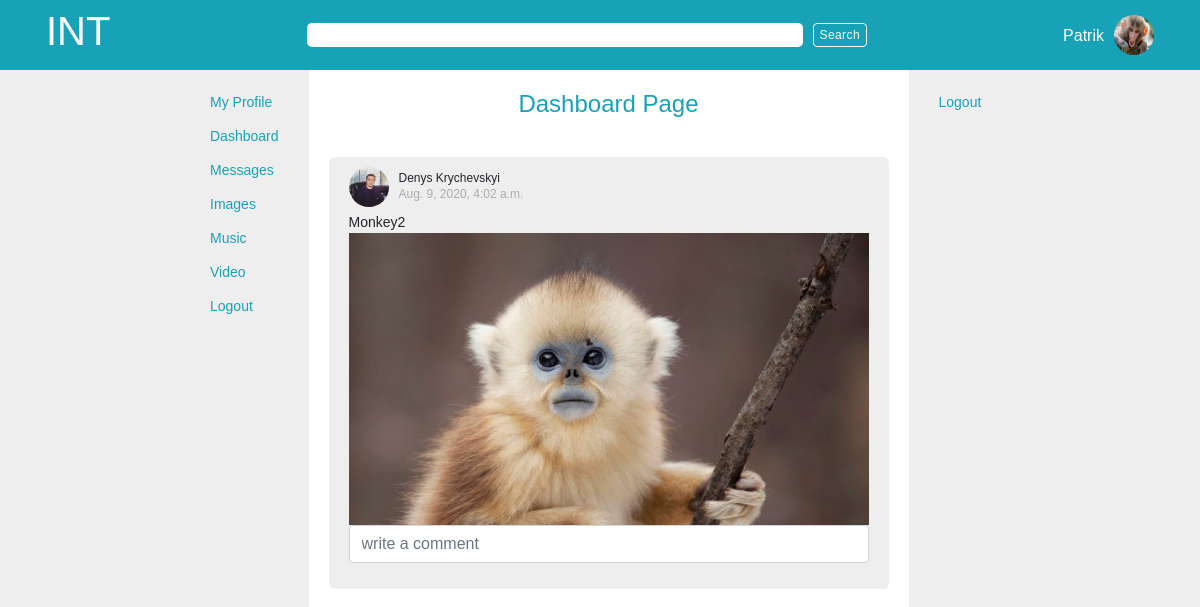
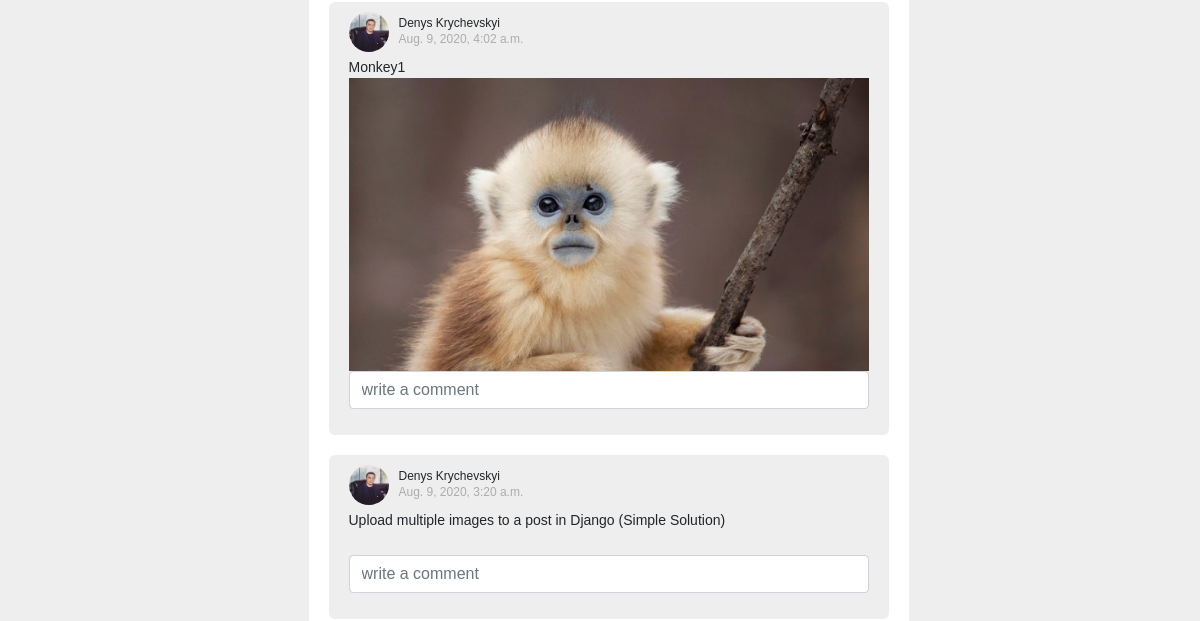
Before: /dashboard (signed in, upper part) with the older database file (2 pictures, top to bottom).
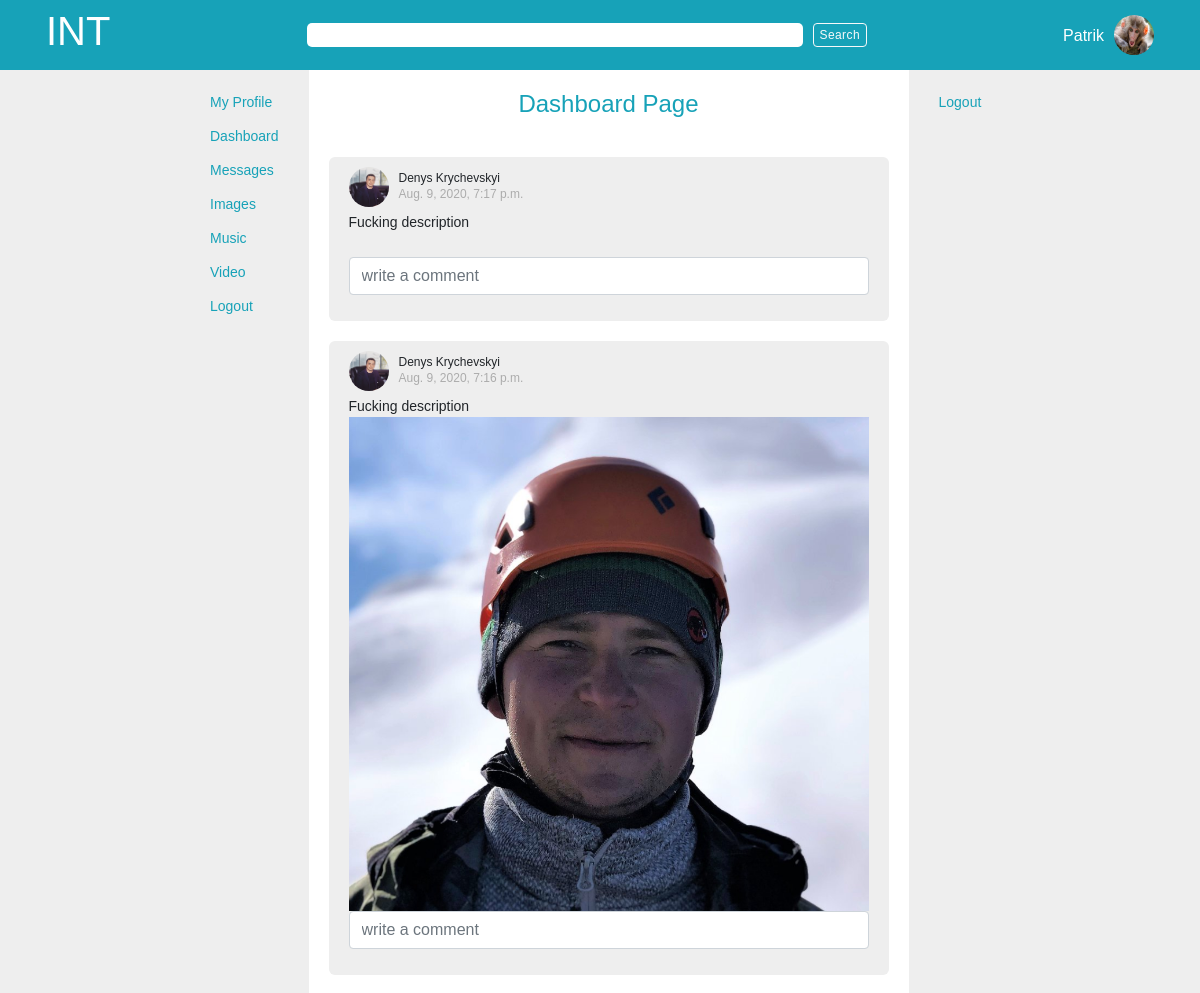
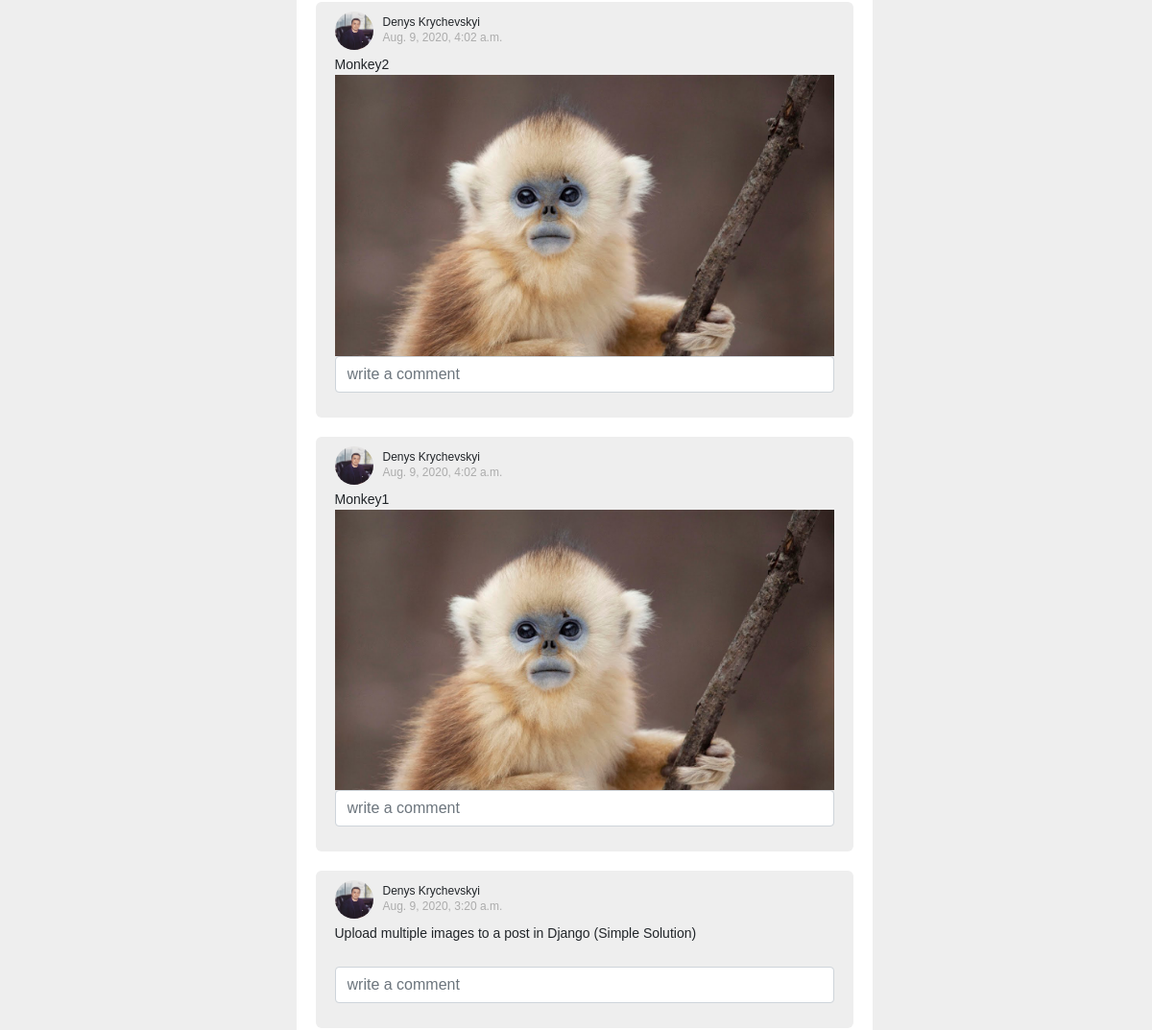
After: the same page with the newer database file (2 pictures, top to bottom).
### app_one/models.py (models this page shows, shortened)
class Post(models.Model):
    title = models.CharField(max_length = 255, null = True, blank=True)
    content = models.TextField()
    post_image = models.ImageField(upload_to='post_images', default=None, blank=True, null = True)
    poster = models.ForeignKey(User, related_name = 'poster', on_delete=models.CASCADE)
    created_at = models.DateTimeField(auto_now_add = True)
    updated_at = models.DateTimeField(auto_now = True)
    objects = PostManager()

class User(models.Model):
    first_name = models.CharField(max_length = 255)
    last_name = models.CharField(max_length = 255)
    nickname = 	models.CharField(max_length = 50, blank=True, null = True)
    initials = 	models.CharField(max_length = 10, blank=True, null = True)
    birth_date = models.DateTimeField()
    avatar = models.ImageField(upload_to='avatars', default=None, blank=True, null = True)	#upload to avatars is a directory inside media directory, it will go like media/avatars
    email = models.TextField()
    phone_num = models.IntegerField(blank=True, null = True)
    about = models.TextField(blank=True, null = True)
    password = models.TextField()
    location = models.CharField(max_length = 255, blank=True, null = True)
    created_at = models.DateTimeField(auto_now_add = True)
    updated_at = models.DateTimeField(auto_now = True)
    objects = UserManager()

### app_one/views.py (the view)
# urls.py: path('dashboard', views.dashboard),
def dashboard(request):
    context = {
        'curr_user': User.objects.get(id = request.session['user_id']),
        'posts': Post.objects.all().order_by('-created_at'),
        'videos': Video_item.objects.all()
    }
    return render(request, 'dashboard.html', context)

### app_one/templates/dashboard.html (shortened to what this page needs)
{% load embed_video_tags %}
<!DOCTYPE html>
<html lang="en">
<head>
    {% include 'head.html' %}
</head>
<body>
    <div class="outer_container">
        {% include 'search.html' %}
        <div class="inner_container">
            <div class="inner">
                {% include 'navbar.html' %}
                <div class="main_container">
                    <div class="page_title_container">
                        <h4>Dashboard Page</h4>
                    </div>
                    <div class="all_posts_container">
                        {% for post in posts %}
                            <div class="post_container">
                                <div class="post_header">
                                    <div class="avatar">
                                        <img src="{{ MEDIA_URL }}{{ post.poster.avatar }}" alt="{{ post.poster.first_name}}'s avatar">
                                    </div>
                                    <div class="poster">
                                        <p class="poster_name">{{ post.poster.first_name }} {{ post.poster.last_name }}</p>
                                        <small>{{ post.created_at }}</small>
                                    </div>
                                </div>
                                <p class="post_content">{{ post.content }}</p>
                                <div class="post_image_container">
                                    <img src="{{ MEDIA_URL }}{{ post.post_image }}" alt="">
                                </div>
                                <div class="comment_container">
                                    <form action="/add_coment/post/{{ post.content }}" id="form_addComment">
                                        <div class="form-group">
                                            <input type="text" name="comment" class="form-control" placeholder="write a comment">
                                        </div>
                                    </form>
                                </div>
                            </div>
                        {% endfor %}
                    </div>
                </div>
                {% include 'sidebar.html' %}
            </div>
        </div>
    </div>
</body>
</html>

Changed rows visible on the page:
added Post: poster.avatar (picture), poster.first_name "Denys", poster.last_name "Krychevskyi", created_at "Aug. 9, 2020, 7:17 p.m.", content "Fucking description"
added Post: poster.avatar (picture), poster.first_name "Denys", poster.last_name "Krychevskyi", created_at "Aug. 9, 2020, 7:16 p.m.", content "Fucking description", post_image (picture)
